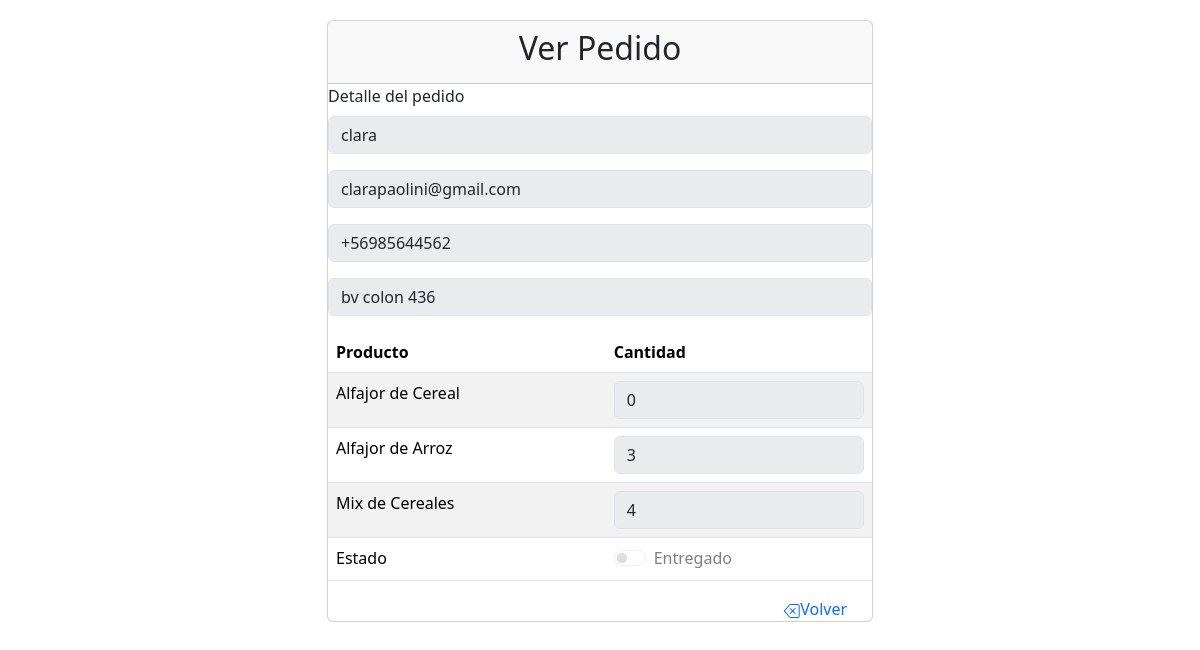
Screenshot of /TP3/php/detalle.php?id=3 with the database file from the repository.
### tables this page shows
CREATE TABLE `pedidos` (
  `id_pedidos` int(11) UNSIGNED AUTO_INCREMENT PRIMARY KEY,
  `nombre` varchar(255) NOT NULL,
  `email` varchar(255) NOT NULL,
  `telefono` varchar(255) NOT NULL,
  `direccion` varchar(255) NOT NULL,
  `alf_cer` tinyint(4) NOT NULL DEFAULT 0,
  `alf_arr` tinyint(4) NOT NULL DEFAULT 0,
  `mix_cer` tinyint(4) NOT NULL DEFAULT 0,
  `fecha_ingreso` date NOT NULL DEFAULT current_timestamp(),
  `fecha_entregado` date DEFAULT NULL,
  `estado` varchar(15) NOT NULL DEFAULT 'INGRESADO'
);

### TP3/php/detalle.php (the view, shortened to what this page needs)
<?php
$resultado = [
  'error' => false,
  'mensaje' => ''
];
try {
  $id = $_GET['id'];
  $dsn = 'mysql:host=localhost;dbname=lisandro_tp3';
  $conexion = new PDO($dsn, "mysql", "", [PDO::ATTR_ERRMODE => PDO::ERRMODE_EXCEPTION]);
  $consulta = "SELECT * FROM pedidos WHERE id_pedidos=" . $id;
  $sentencia = $conexion->prepare($consulta);
  $sentencia->execute();
  $pedido = $sentencia->fetch(PDO::FETCH_ASSOC);
} catch(PDOException $error) {
  $resultado['error'] = true;
  $resultado['mensaje'] = $error->getMessage();
}
?>
<!DOCTYPE html>
<html lang="es">
<head>
  <link href="https://cdn.jsdelivr.net/npm/bootstrap@5.3.2/dist/css/bootstrap.min.css"
   rel="stylesheet"
>
</head>
<body>
<div class="container">
  <div class="row justify-content-center">
    <div class="col-md-6" style="margin-top: 20px;">
      <div class="card">
        <div class="card-header text-center">
            <h2 class="card-title">Ver Pedido</h2>
          </div>
            <label for="cliente" class="form-label">Detalle del pedido</label>
            <div class="mb-3">
              <input type="text" class="form-control" id="nombre" name="nombre"
                placeholder="Nombre" value="<?= $pedido['nombre'] ?>" disabled>
            </div>
            <div class="mb-3">
              <input type="email" class="form-control" id="email"  name="email"
               placeholder="Email" value="<?= $pedido['email'] ?>" disabled>
            </div>
            <div class="mb-3">
              <input type="tel" class="form-control" id="telefono" name="telefono"
               placeholder="Teléfono" value="<?= $pedido['telefono'] ?>" disabled>
            </div>
            <div class="mb-3">
              <input type="text" class="form-control" id="direccion" name="direccion"
               placeholder="Dirección" value="<?= $pedido['direccion'] ?>" disabled>
            </div>
            <table class="table table-striped" aria-describedby="mispedidos">
              <thead>
                <tr>
                  <th>Producto</th>
                  <th>Cantidad</th>
                </tr>
              </thead>
              <tbody>
                <tr>
                  <td>Alfajor de Cereal</td>
                  <td><input type="number" min="0" max="20" id="tabla-adc"
                   name="tabla-adc" class="form-control" placeholder="Cantidad"
                   value="<?= $pedido['alf_cer'] ?>" disabled></td>
                </tr>
                <tr>
                  <td>Alfajor de Arroz</td>
                  <td><input type="number" min="0" max="20" id="tabla-ada"
                   name="tabla-ada" class="form-control" placeholder="Cantidad"
                   value="<?= $pedido['alf_arr'] ?>" disabled></td>
                </tr>
                <tr>
                  <td>Mix de Cereales</td>
                  <td><input type="number" min="0" max="20" id="tabla-mdc"
                   name="tabla-mdc" class="form-control" placeholder="Cantidad"
                   value="<?= $pedido['mix_cer'] ?>" disabled></td>
                </tr>
                <tr>
                  <td>Estado</td>
                  <td>
                  <div class="form-check form-switch">
                    <input class="form-check-input" type="checkbox" id="EstadoSwitchCheck"
                    name="EstadoSwitchCheck" disabled <?php if ($pedido['estado'] == "ENTREGADO") {echo "checked";} ?>>
                    <label class="form-check-label" for="EstadoSwitchCheck">Entregado</label>
                  </div>
                  </td>
                </tr>
              </tbody>
            </table>
            <div class="d-flex justify-content-end" style="vertical-align: bottom;">
            <a href="index.php" class="text-decoration-none">
              Volver</a>&MediumSpace;&MediumSpace;&MediumSpace;&MediumSpace;&MediumSpace;&MediumSpace;&MediumSpace;
            </div>
        </div>
      </div>
    </div>
  </div>
</body>
</html>

### rows the page displays
pedidos: nombre "clara", email "clarapaolini@gmail.com", telefono "+56985644562", direccion "bv colon 436", tabla-adc "0", tabla-ada "3", tabla-mdc "4"
